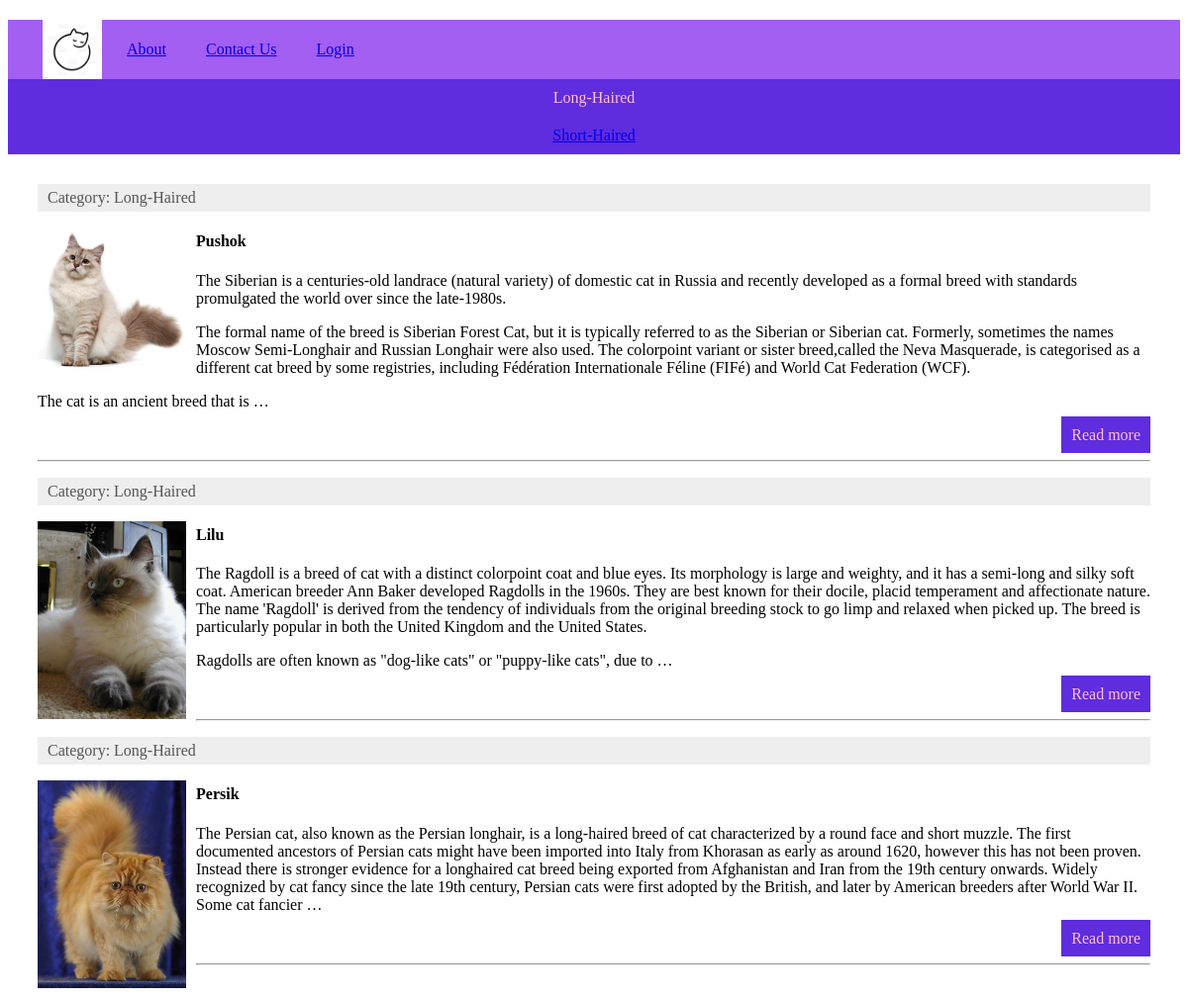
Screenshot of /category/long-haired/ with the database file from the repository.
### cats/models.py (models this page shows, shortened)
class Menu(models.Model):
    title = models.CharField(max_length=100, db_index=True, verbose_name='Menu')
    url_name = models.CharField(max_length=100, db_index=True, verbose_name='url_name')
    class Meta:
        verbose_name = 'Menu'
        verbose_name_plural = 'Menu'
        ordering = ['id']

class Category(models.Model):
    name = models.CharField(max_length=100, db_index=True, verbose_name='Category')
    slug = models.SlugField(max_length=255, unique=True, db_index=True, verbose_name='URL')
    def __str__(self):
        return self.name
    def get_absolute_url(self):
        return reverse('category', kwargs={'cat_slug': self.slug})
    class Meta:
        verbose_name = 'Category'
        verbose_name_plural = 'Categories'
        ordering = ['id']

class Cats(models.Model):
    title = models.CharField(max_length=225, verbose_name='Name')
    slug = models.SlugField(max_length=255, unique=True, db_index=True, verbose_name='URL')
    content = models.TextField(blank=True)
    photo = models.ImageField(upload_to="photos")
    time_create = models.DateTimeField(auto_now_add=True)
    time_update = models.DateTimeField(auto_now=True)
    is_published = models.BooleanField(default=True)
    cat = models.ForeignKey('Category', on_delete=models.PROTECT)
    def get_absolute_url(self):
        return reverse('post', kwargs={'post_slug': self.slug})
    class Meta:
        verbose_name = 'Cats'
        verbose_name_plural = 'Our cats'
        ordering = ['-time_create', 'title']

### cats/views.py (the view)
# urls.py: path('category/<slug:cat_slug>/', ShowCategory.as_view(), name='category')
class ShowCategory(DataMixin, ListView):
    model = Cats
    template_name = 'cats/for_view.html'
    context_object_name = 'posts'
    allow_empty = False   # to generate 404 when index doesn't exist
    def get_queryset(self):
        return Cats.objects.filter(cat__slug=self.kwargs['cat_slug'], is_published=True)
    def get_context_data(self, *, object_list=None, **kwargs):
        context = super().get_context_data(**kwargs)
        c_def = self.get_user_context(title=str(context['posts'][0].cat), cat_selected=context['posts'][0].cat_id)
        return dict(list(context.items()) + list(c_def.items()))

### cats/templatetags/cats_tags.py (called while the page is built)
@register.simple_tag(name='getcats')
def get_categories(filter=None):
    if not filter:
        return Category.objects.all()
    else:
        return Category.objects.filter(pk=filter)

@register.inclusion_tag('cats/list_categories.html')
def show_categories(sort=None, cat_selected=0):
    if not sort:
        cats = Category.objects.all()
    else:
        cats = Category.objects.order_by(sort)
    return {'cats': cats, 'cat_selected': cat_selected}

### cats/utils.py (called while the page is built)
    def get_user_context(self, **kwargs):
        context = kwargs
        cats = Category.objects.all()
        menu = list(Menu.objects.all())
        user_menu = menu.copy()
        if not self.request.user.is_authenticated:
            user_menu.pop(1)
        context['menu'] = user_menu
        context['cats'] = cats
        if 'cat_selected' not in context:
            context['cat_selected'] = 0
        return context

### cats/templates/cats/for_view.html
{% extends 'cats/base.html' %}
{% load cats_tags %}
{% block content %}
<div class="main-div">
{% for p in posts %}
    <p class="category">Category: {{ p.cat }}</p>
    {% if p.photo %}
    <p><img class="img-article-left thumb" src="{{p.photo.url}}" alt=""></p>
    {% endif %}
    <h4>{{ p.title }}</h4>
    <div>
        <p>{{ p.content|linebreaks|truncatewords:100 }}</p>
        <p class="link-read-post"><a href="{{ p.get_absolute_url }}">Read more</a></p>
        <hr>
    </div>
    {% endfor %}
</div>
{% endblock %}

### cats/templates/cats/base.html (shortened to what this page needs)
{% load static %}
{% load cats_tags %}
<!DOCTYPE html>
<html lang="en">
<head>
    <link type="text/css" href="{% static 'cats/css/styles.css' %}" rel="stylesheet" />
</head>
<body>
    {% block mainmenu %}
	<div class="header">
        <div id="mainmenu" class="mainmenu">
                <a href="{% url 'home' %}"><div class="logo"></div></a>
{% for m in menu %}
       <div class="menu-items">
            <a href="{% url m.url_name %}">{{m.title}}</a>
       </div>
{% endfor %}
        </div>
</div>
    {% endblock mainmenu %}
<div>
    {% for c in cats %}
        {% if c.pk == cat_selected %}
            <div class="box selected">{{c.name}}</div>
        {% else %}
    <div class="box">
            <a href="{{c.get_absolute_url }}">{{c.name}}</a>
        </div>
        {% endif %}
    {% endfor %}
</div>
    {% block content %}
    {% endblock %}
</body>
</html>

### cats/static/cats/css/styles.css (style rules this page uses)
html, body { font-family: 'Georgia'; height: 100%; }
.main-div { margin: 30px; }
.header { background: #a35ef2; height: 60px; }
.logo { background: url('../images/logocat.jpg') no-repeat 15px; background-size: contain; width: 70px; height: 60px; padding-right: 10px; }
.mainmenu { display: flex; align-items: center; color: white; margin: 20px; }
.menu-items { margin: 20px; }
p.link-read-post { text-align: right; }
p.link-read-post a { padding: 10px; min-width: 100px; background: #5f2cde; color: pink; text-decoration: none; }
.box { background: #5f2cde; display: grid; padding: 10px; justify-content: center; color: pink; }
.category { background: #eee; padding: 5px 10px 5px 10px; box-sizing: border-box; overflow: hidden; color: #555; }
img { max-width: 600px; height: auto; }
img.img-article-left { max-width: 300px; height: auto; float: left; padding: 0 10px 10px 0; }
img.img-article-left.thumb { max-width: 150px; height: auto; }

### rows the page displays
Menu: title "About"
Menu: title "Contact Us"
Menu: title "Login"
Category: name "Long-Haired"
Category: name "Short-Haired"
Cats: cat "Long-Haired", photo (picture), title "Pushok", content "The Siberian is a centuries-old landrace (natural variety) of domestic cat in Russia and recently developed as a formal breed with standards promulgated the world over since the late-1980s. The formal name of the breed is Siberian Forest Cat, but it is typically referred to as the Siberian or Siberian cat. Formerly, sometimes the names Moscow Semi-Longhair and Russian Longhair were also used. The colorpoint variant or sister breed,called the Neva Masquerade, is categorised as a different cat breed by some registries, including Fédération Internationale Féline (FIFé) and World Cat Federation (WCF). The cat is an ancient breed that is …"
Cats: cat "Long-Haired", photo (picture), title "Lilu", content "The Ragdoll is a breed of cat with a distinct colorpoint coat and blue eyes. Its morphology is large and weighty, and it has a semi-long and silky soft coat. American breeder Ann Baker developed Ragdolls in the 1960s. They are best known for their docile, placid temperament and affectionate nature. The name 'Ragdoll' is derived from the tendency of individuals from the original breeding stock to go limp and relaxed when picked up. The breed is particularly popular in both the United Kingdom and the United States. Ragdolls are often known as \"dog-like cats\" or \"puppy-like cats\", due to …"
Cats: cat "Long-Haired", photo (picture), title "Persik", content "The Persian cat, also known as the Persian longhair, is a long-haired breed of cat characterized by a round face and short muzzle. The first documented ancestors of Persian cats might have been imported into Italy from Khorasan as early as around 1620, however this has not been proven. Instead there is stronger evidence for a longhaired cat breed being exported from Afghanistan and Iran from the 19th century onwards. Widely recognized by cat fancy since the late 19th century, Persian cats were first adopted by the British, and later by American breeders after World War II. Some cat fancier …"
